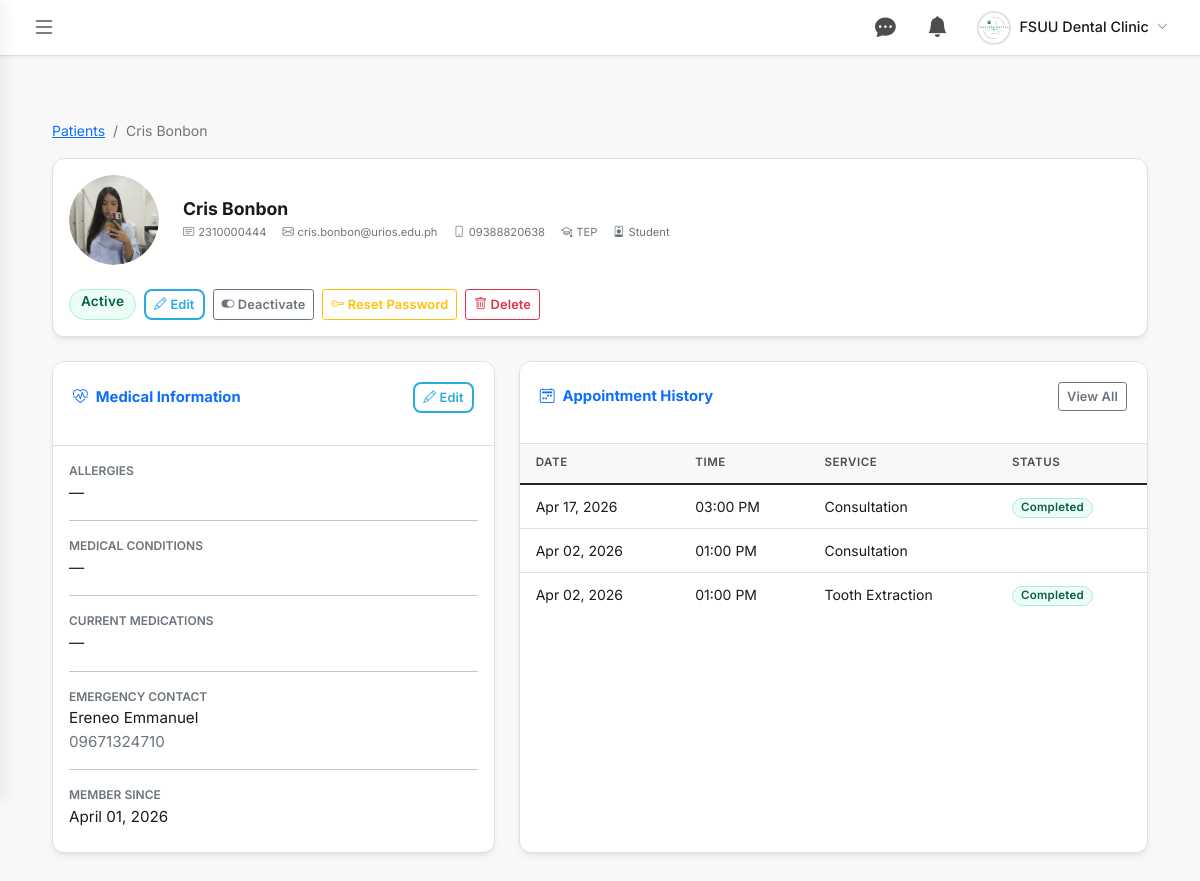
The page /admin/patient-profile.php?id=5 (signed in) on the database its author committed.
### tables this page shows
CREATE TABLE `medical_info` (
  `user_id` int(11) NOT NULL,
  `allergies` text DEFAULT NULL,
  `medical_conditions` text DEFAULT NULL,
  `medications` text DEFAULT NULL,
  `emergency_contact_name` varchar(150) DEFAULT NULL,
  `emergency_contact_relationship` varchar(50) DEFAULT NULL,
  `emergency_contact_number` varchar(20) DEFAULT NULL,
  `last_update` datetime NOT NULL DEFAULT current_timestamp() ON UPDATE current_timestamp()
);

CREATE TABLE `users` (
  `user_id` int(11) NOT NULL,
  `fsuu_id` varchar(50) DEFAULT NULL,
  `first_name` varchar(100) NOT NULL,
  `last_name` varchar(100) NOT NULL,
  `email` varchar(191) NOT NULL,
  `password` varchar(255) DEFAULT NULL,
  `contact_number` varchar(20) DEFAULT NULL,
  `program` varchar(20) DEFAULT NULL,
  `verification_code` varchar(10) DEFAULT NULL,
  `is_verified` tinyint(1) DEFAULT 0,
  `role` enum('student','staff','dentist','admin') NOT NULL DEFAULT 'student',
  `is_active` tinyint(1) NOT NULL DEFAULT 1,
  `profile_picture` varchar(255) DEFAULT NULL,
  `created_at` datetime NOT NULL DEFAULT current_timestamp()
);

CREATE TABLE `appointments` (
  `appointment_id` int(11) NOT NULL,
  `user_id` int(11) NOT NULL,
  `service_id` int(11) NOT NULL,
  `appointment_date` date NOT NULL,
  `appointment_time` time NOT NULL,
  `notes` text DEFAULT NULL,
  `consent_agreed` tinyint(1) NOT NULL DEFAULT 0,
  `status` enum('pending','approved','completed','cancelled','no_show') NOT NULL DEFAULT 'pending',
  `cancellation_reason` text DEFAULT NULL,
  `cancelled_at` datetime DEFAULT NULL,
  `created_at` datetime NOT NULL DEFAULT current_timestamp()
);

CREATE TABLE `services` (
  `service_id` int(11) NOT NULL,
  `service_name` varchar(150) NOT NULL,
  `description` text DEFAULT NULL,
  `duration_minutes` int(11) NOT NULL DEFAULT 30,
  `is_active` tinyint(1) NOT NULL DEFAULT 1
);

### admin/patient-profile.php (the view, shortened to what this page needs)
<?php
$db = getDB();
$patient_id = intval($_GET['id'] ?? 0);
$db->query("ALTER TABLE users ADD COLUMN IF NOT EXISTS profile_picture VARCHAR(255) DEFAULT NULL");
$stmt = $db->prepare("
    SELECT u.user_id, u.fsuu_id, u.first_name, u.last_name, u.email,
           u.contact_number, u.program, u.role, u.is_active, u.created_at,
           u.profile_picture,
           m.allergies, m.medical_conditions, m.medications,
           m.emergency_contact_name, m.emergency_contact_number
    FROM users u
    LEFT JOIN medical_info m ON m.user_id = u.user_id
    WHERE u.user_id = ? AND u.role IN ('student','staff')
");
$stmt->bind_param("i", $patient_id);
$stmt->execute();
$patient = $stmt->get_result()->fetch_assoc();
$cnt = $db->prepare("
    SELECT
        COUNT(*) as total,
        SUM(status='pending') as pending,
        SUM(status='approved') as approved,
        SUM(status='completed') as completed,
        SUM(status='cancelled') as cancelled
    FROM appointments WHERE user_id = ?
");
$cnt->bind_param("i", $patient_id);
$cnt->execute();
$stats = $cnt->get_result()->fetch_assoc();
$appts = $db->prepare("
    SELECT a.appointment_id, a.appointment_date, a.appointment_time,
           a.status, a.notes, s.service_name
    FROM appointments a
    JOIN services s ON s.service_id = a.service_id
    WHERE a.user_id = ?
    ORDER BY a.appointment_date DESC, a.appointment_time DESC
    LIMIT 20
");
$appts->bind_param("i", $patient_id);
$appts->execute();
$appointments = $appts->get_result();
?>
<!DOCTYPE html>
<html lang="en">
<head>
    <link href="https://cdn.jsdelivr.net/npm/bootstrap@5.1.3/dist/css/bootstrap.min.css" rel="stylesheet">
    <link rel="stylesheet" href="https://cdn.jsdelivr.net/npm/bootstrap-icons@1.8.1/font/bootstrap-icons.css">
    <link href="../assets/css/style.css" rel="stylesheet">
    <link href="../assets/css/admin-dashboard.css" rel="stylesheet">
    <link href="../assets/css/admin-patient-profile.css" rel="stylesheet">
</head>
<body>
<div class="dashboard-wrapper">
    <div class="main-content">
        <?php include '../includes/admin-topbar.php'; ?>
        <div class="container-fluid my-4">
            <nav aria-label="breadcrumb" class="mb-3">
                <ol class="breadcrumb">
                    <li class="breadcrumb-item"><a href="patients.php">Patients</a></li>
                    <li class="breadcrumb-item active"><?php echo htmlspecialchars($patient['first_name'] . ' ' . $patient['last_name']); ?></li>
                </ol>
            </nav>
            <div class="card mb-4">
                <div class="card-body">
                    <div class="d-flex align-items-center gap-4 flex-wrap">
                        <?php
                        $picPath = !empty($patient['profile_picture'])
                            ? '../' . htmlspecialchars($patient['profile_picture'])
                            : null;
                        $initials = strtoupper(substr($patient['first_name'], 0, 1) . substr($patient['last_name'], 0, 1));
                        ?>
                        <div class="profile-pic-wrapper" title="Click to change photo">
                            <label for="picUploadInput" class="profile-pic-label">
                                <?php if ($picPath): ?>
                                    <img id="profilePicImg" src="<?php echo $picPath; ?>?v=<?php echo time(); ?>" alt="Profile Picture" class="profile-pic-img">
                                <?php else: ?>
                                    <div id="profilePicInitials" class="profile-avatar">
                                        <?php echo $initials; ?>
                                    </div>
                                <?php endif; ?>
                            </label>
                        </div>
                        <div class="flex-grow-1">
                            <h3 class="mb-1"><?php echo htmlspecialchars($patient['first_name'] . ' ' . $patient['last_name']); ?></h3>
                            <div class="d-flex gap-3 flex-wrap text-muted small">
                                <span><i class="bi bi-card-text me-1"></i><?php echo htmlspecialchars($patient['fsuu_id']); ?></span>
                                <span><i class="bi bi-envelope me-1"></i><?php echo htmlspecialchars($patient['email']); ?></span>
                                <span><i class="bi bi-phone me-1"></i><?php echo htmlspecialchars($patient['contact_number'] ?: 'N/A'); ?></span>
                                <span><i class="bi bi-mortarboard me-1"></i><?php echo htmlspecialchars($patient['program'] ?: 'N/A'); ?></span>
                                <span><i class="bi bi-person-badge me-1"></i><?php echo ucfirst($patient['role']); ?></span>
                            </div>
                        </div>
                        <div class="d-flex gap-2 flex-wrap">
                            <span id="statusBadge" class="badge badge-status <?php echo $patient['is_active'] ? 'bg-success' : 'bg-danger'; ?>">
                                <?php echo $patient['is_active'] ? 'Active' : 'Inactive'; ?>
                            </span>
                            <button class="btn btn-sm btn-outline-primary" data-bs-toggle="modal" data-bs-target="#editPersonalModal">
                                <i class="bi bi-pencil"></i> Edit
                            </button>
                            <button class="btn btn-sm btn-outline-secondary" id="toggleStatusBtn">
                                <i class="bi bi-toggle-<?php echo $patient['is_active'] ? 'on' : 'off'; ?>"></i>
                                <?php echo $patient['is_active'] ? 'Deactivate' : 'Activate'; ?>
                            </button>
                            <button class="btn btn-sm btn-outline-warning" data-bs-toggle="modal" data-bs-target="#resetPasswordModal">
                                <i class="bi bi-key"></i> Reset Password
                            </button>
                            <button class="btn btn-sm btn-outline-danger" data-bs-toggle="modal" data-bs-target="#deletePatientModal">
                                <i class="bi bi-trash"></i> Delete
                            </button>
                        </div>
                    </div>
                </div>
            </div>
            <div class="row g-4">
                <div class="col-md-5">
                    <div class="card h-100">
                        <div class="card-header bg-white">
                            <div class="section-header">
                                <h5 class="mb-0 text-primary"><i class="bi bi-heart-pulse me-2"></i>Medical Information</h5>
                                <button class="btn btn-sm btn-outline-primary" data-bs-toggle="modal" data-bs-target="#editMedicalModal">
                                    <i class="bi bi-pencil"></i> Edit
                                </button>
                            </div>
                        </div>
                        <div class="card-body">
                            <div class="info-row">
                                <div class="info-label">Allergies</div>
                                <div class="info-value" id="dispAllergies"><?php echo nl2br(htmlspecialchars($patient['allergies'] ?: '—')); ?></div>
                            </div>
                            <hr>
                            <div class="info-row">
                                <div class="info-label">Medical Conditions</div>
                                <div class="info-value" id="dispConditions"><?php echo nl2br(htmlspecialchars($patient['medical_conditions'] ?: '—')); ?></div>
                            </div>
                            <hr>
                            <div class="info-row">
                                <div class="info-label">Current Medications</div>
                                <div class="info-value" id="dispMedications"><?php echo nl2br(htmlspecialchars($patient['medications'] ?: '—')); ?></div>
                            </div>
                            <hr>
                            <div class="info-row">
                                <div class="info-label">Emergency Contact</div>
                                <div class="info-value" id="dispEmergencyName"><?php echo htmlspecialchars($patient['emergency_contact_name'] ?: '—'); ?></div>
                                <div class="info-value text-muted" id="dispEmergencyNumber"><?php echo htmlspecialchars($patient['emergency_contact_number'] ?: ''); ?></div>
                            </div>
                            <hr>
                            <div class="info-row">
                                <div class="info-label">Member Since</div>
                                <div class="info-value"><?php echo date('F d, Y', strtotime($patient['created_at'])); ?></div>
                            </div>
                        </div>
                    </div>
                </div>
                <div class="col-md-7">
                    <div class="card h-100">
                        <div class="card-header bg-white">
                            <div class="section-header">
                                <h5 class="mb-0 text-primary"><i class="bi bi-calendar2-week me-2"></i>Appointment History</h5>
                                <a href="appointments.php?search=<?php echo urlencode($patient['fsuu_id']); ?>" class="btn btn-sm btn-outline-secondary">
                                    View All
                                </a>
                            </div>
                        </div>
                        <div class="card-body p-0">
                            <div class="table-responsive">
                                <table class="table table-hover mb-0 small">
                                    <thead class="table-light">
                                        <tr>
                                            <th>Date</th>
                                            <th>Time</th>
                                            <th>Service</th>
                                            <th>Status</th>
                                        </tr>
                                    </thead>
                                    <tbody>
                                        <?php if ($appointments->num_rows > 0): ?>
                                            <?php while ($appt = $appointments->fetch_assoc()):
                                                $badge = match($appt['status']) {
                                                    'pending'   => 'bg-warning text-dark',
                                                    'approved'  => 'bg-info text-dark',
                                                    'completed' => 'bg-success',
                                                    'cancelled' => 'bg-danger',
                                                    default     => 'bg-secondary'
                                                };
                                            ?>
                                            <tr>
                                                <td><?php echo date('M d, Y', strtotime($appt['appointment_date'])); ?></td>
                                                <td><?php echo date('h:i A', strtotime($appt['appointment_time'])); ?></td>
                                                <td><?php echo htmlspecialchars($appt['service_name']); ?></td>
                                                <td><span class="badge <?php echo $badge; ?>"><?php echo ucfirst($appt['status']); ?></span></td>
                                            </tr>
                                            <?php endwhile; ?>
                                        <?php else: ?>
                                            <tr><td colspan="4" class="text-center text-muted py-4">No appointments found.</td></tr>
                                        <?php endif; ?>
                                    </tbody>
                                </table>
                            </div>
                        </div>
                    </div>
                </div>
            </div>
        </div>
    </div>
</div>
</body>
</html>

### rows shown on the page
medical_info: user_id.last_name "Cris Bonbon", user_id.profile_picture (picture), user_id.fsuu_id "2310000444", user_id.email "cris.bonbon@urios.edu.ph", user_id.contact_number "09388820638", user_id.program "TEP", user_id.role "Student", allergies "—", medical_conditions "—", medications "—", emergency_contact_name "Ereneo Emmanuel", emergency_contact_number "09671324710", user_id.created_at "April 01, 2026"
appointments: appointment_date "Apr 17, 2026", appointment_time "03:00 PM", service.service_name "Consultation", status "Completed"
appointments: appointment_date "Apr 02, 2026", appointment_time "01:00 PM", service.service_name "Consultation"
appointments: appointment_date "Apr 02, 2026", appointment_time "01:00 PM", service.service_name "Tooth Extraction", status "Completed"

### other values the page prints
$adminFullName "FSUU Dental Clinic"
